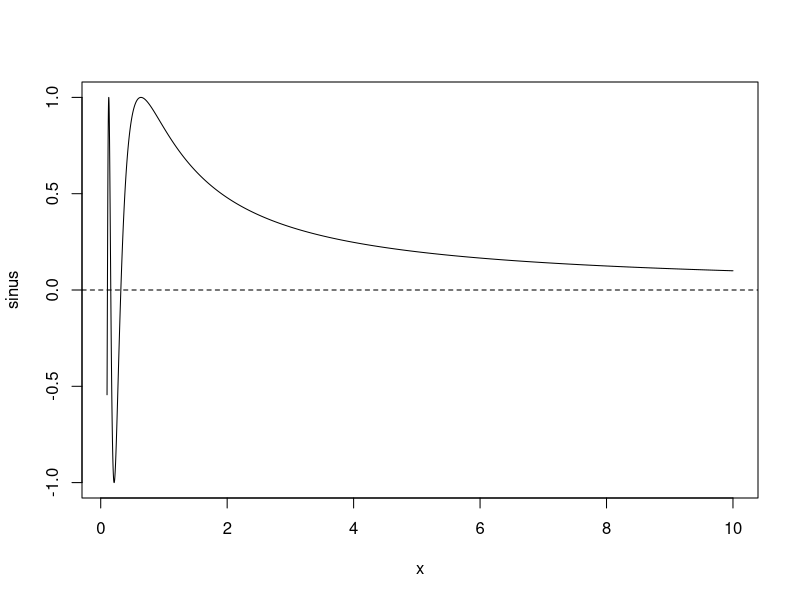
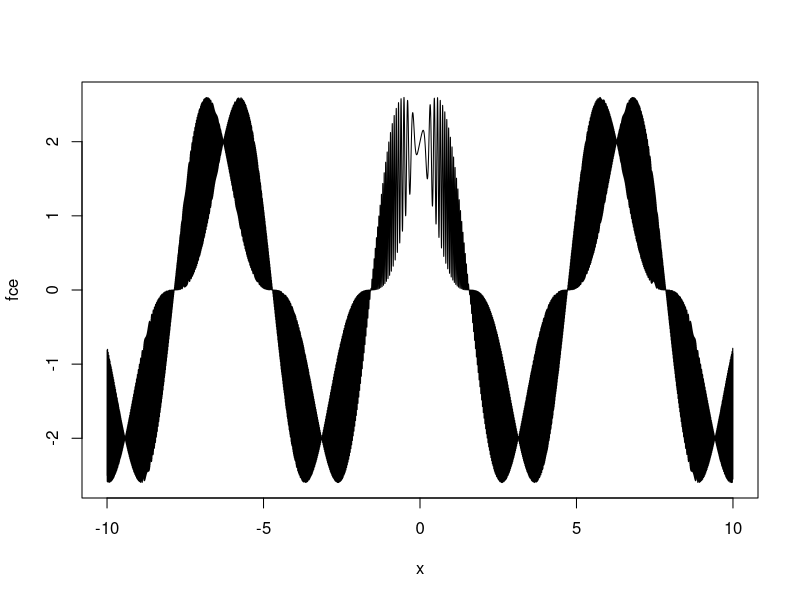
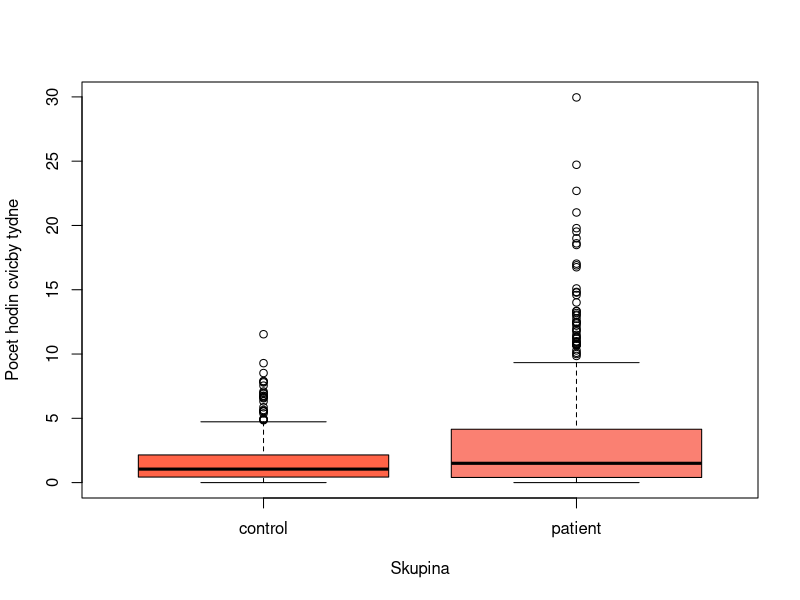
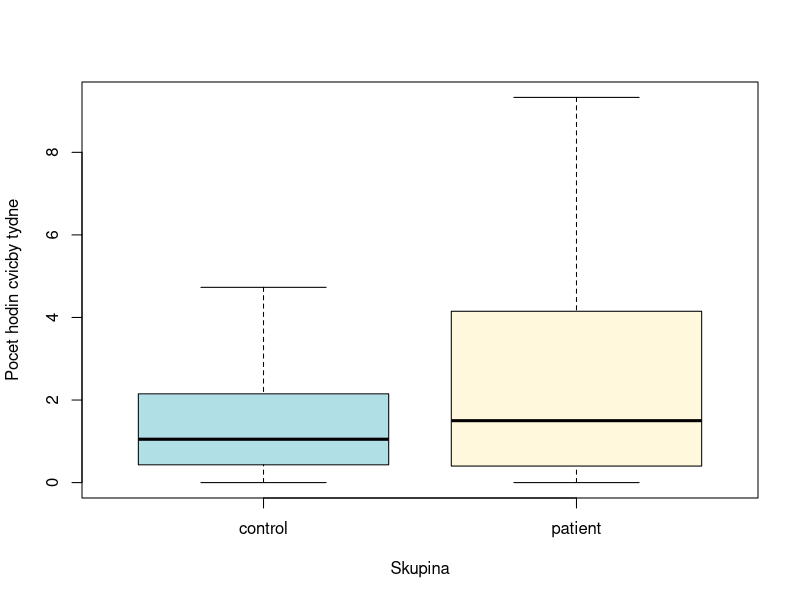

Generate these figures, in order, with R:
############################################# Priklad 1.1 ############################################################################

#Vypoctete funkci:
sqrt(log(3*sin(sqrt(cos(exp(-1)))), base = 3))

#Vypoctete dalsi funkci:
choose(max(c(10,min(c(10, abs(-25))))),   3)

#Dale vykreslete funkce:
#f(x) = sin(1/x);   x ∈ <0.1, 10>
sekvence1 <- seq(from = 0.1, to = 10, by = 0.0001)
plot(sekvence1, sin(1/sekvence1), type = 'l', xlab = 'x', ylab = 'sinus') +
    abline(a = 0, b = 0, lty = 2)

#f(x) = 2cos(x) + sin(2x)*cos(60x^2);   x ∈ <-10, 10>
sekvence2 <- seq(from = -10, to = 10, by = 0.001)
plot(sekvence2, 2*cos(sekvence2) + sin(2*sekvence2)*cos(60*sekvence2^2), type = 'l', xlab = 'x', ylab = 'fce')


############################################# Priklad 1.2 ############################################################################
X <- c(1,1,2,2,2,3,3,1,1,2,2,2,3,3,1,1,2,2,2,3,3,1,1,2,2,2,3,3,5)

#Veskere sude prvky vektoru X umocnete na druhou a odectete od nich 1.
X[X %% 2 == 0] <- X[X %% 2 == 0]^2 - 1          #Mozna trochu krkolomne reseni

#Nasledne vsechny prvky vektoru X celociselne delitelne tremi vydelte tremi.
X[X %% 3 == 0] <- X[X %% 3 == 0]/3

#Z nove vytvoreneho vektoru vypocitejte soucet a median prvku vektoru.
paste('Prumer je', round(mean(X), 4), 'a median je', median(X))

############################################# Priklad 1.3 ############################################################################
library(car)
#Prozkoumejte data a dokumentaci:
View(Blackmore)
#Pruzkum toho, jak pravidelne cvici nactilete divky, ktere byly hospitalizovany pro poruchu prijmu stravy. 
#id subjektu, vek, holik hodin tyne cvici a mezi jakou skupinu zkoumanych subjektu se radi.

#Spocitejte pocet duplicitnich hodnot pro kazdy sloupec tohoto datoveho souboru
duplikaty <- data.frame(sloupec = character() , pocet_duplikatu = numeric(), stringsAsFactors = F)

for (i in 1:ncol(Blackmore)) {
    duplikaty[i, 1] <- as.character(colnames(Blackmore)[i])
    duplikaty[i, 2] <- sum(duplicated(Blackmore[,i]))
}
duplikaty

#Vypocitejte prumerny pocet hodin venovanych cviceni behem jednoho tydne pouze pro subjekty do 35 let patrici do skupiny pacient.
mean(Blackmore$exercise[Blackmore$age > 35 & Blackmore$group == 'patient'])
sum(Blackmore$age > 35) #Pocet subjektu starsich 35 let je v data framu 0, proto prumer vyse vyplivne NA result.

#Vypocitejte maximalni a minimalni pocet hodin venovanych cviceni behem jednoho tydne zvlast pro skupinu control a skupinu patient.
#Existuje milion zpusobu, jak na to. Misto prostych max() a min() funkci jsem se naucil toto celkem zajimave a sympaticke reseni.
cvicba <- cbind(aggregate(Blackmore$exercise, list(Blackmore$group), max),
                aggregate(Blackmore$exercise, list(Blackmore$group), min)[2])
names(cvicba) <- c('Skupina', 'Nejvyssi cvicba', 'Nejnizsi cvicba')
cvicba

#Zkonstruujte krabickovy graf poctu hodin venovanych cviceni behem jednoho tydne zvlast pro skupiny control a patient.
boxplot(Blackmore$exercise ~ Blackmore$group, xlab = 'Skupina', ylab = 'Pocet hodin cvicby tydne', 
        col = c('tomato', 'salmon'))
#pripadne pokud chceme videt pouze krabice a vousy, bez outlieru:
boxplot(Blackmore$exercise ~ Blackmore$group, xlab = 'Skupina', ylab = 'Pocet hodin cvicby tydne',
        outline = F,
        col = c('powderblue', 'cornsilk'))

############################################### Priklad 1.4 ####################################################
#Vytvorte list obsahujici dva prvky - Spolecnost 1 a Spolecnost 2.

novylist <- list(c('Spolecnost 1', 'Spolecnost 2'))

novylist['Spolecnost 1'] <- list(c('Jméno společnosti:' = 'Firma 1', 
                                 'Forma:' = 'Akciovka',
                                 'Počet zaměstnanců:' = 666,
                                 'Tuzemská firma:' = T))
novylist['Spolecnost 2'] <- list(c('Jméno společnosti:' = 'Firma 2', 
                                   'Forma:' = 'Akciovka',
                                   'Počet zaměstnanců:' = 871,
                                   'Tuzemská firma:' = F))

#Pridejte k obema spolecnostem udaj o pruměrnem veku: X ~ N(mi = 28, rozptyl = 16)
#Dost jsem zapasil uz jen se samotnym pridavanim prvku (hlavne pri snaze pouzit funkci append() - marne). 
#Neprisel jsem na to, jak pridat stejnou hodnotu obema listum naraz.

novylist[['Spolecnost 1']] <- c(novylist[['Spolecnost 1']], 'Průměrný věk' = round(rnorm(n = 1, mean = 28, sd = 4), 2))
novylist[['Spolecnost 2']] <- c(novylist[['Spolecnost 2']], 'Průměrný věk' = round(rnorm(n = 1, mean = 28, sd = 4), 2))
novylist            

#Rozdíl mezi vektorem a listem:
#Vektor = jednoduchy, vsechny prvky musi byt stejneho typu
#List = Rozsahlejsi, v podstate obsahuje libovolne mnozstvi vektoru, kdy kazdy vektor muze byt jineho typu.

################################################ Priklad 1.5 #########################################################
#Vytvorte algoritmus, ktery usporada libovolne zadany vektor.
vek <- c(6,5,3,1,8,7,2,4,15,45,12,121,84,1,3,7,17)

seradit <- function(x) {
provizor <- numeric()
for (i in length(x):2) {
    a <- 1
    while(a < i) {
        
        if (x[a] > x[a+1]) {
            provizor <- x[a]
            x[a] <- x[a+1]
            x[a+1] <- provizor
        } 
        a <- a + 1 
    }
}
print(x)    
}
seradit(vek)

################################################ Priklad 1.6 ###########################################################
#Vytvorte algoritmus, ktery nalezne nejvetsi spolecny delitel dvou libovolne zadanych cisel 
#Pouziti Euklidova algoritmu
delitel <- function(a, b) {
    if (a == b) {
        return(paste('Cisla jsou stejna, jejich nejvyssi spolecny delitel je', a))
    }
    prvni <- numeric()
    druhe <- numeric()
    pomocne <- numeric()
    
    if (a > b) {
        prvni <- a
        druhe <- b
    } else if (b > a) {
        prvni <- b
        druhe <- a
    } 
while (prvni %% druhe != 0) {
    pomocne <- prvni %% druhe
    prvni <- druhe
    druhe <- pomocne
}
    return(paste('Nejvyssi spolecny delitel cisel', a, 'a', b, 'je', druhe))
}
delitel(500,20)

############################################### Priklad 1.7 ############################################################
#Vytvorte funkci, ktera nalezne z libovolne zadaneho vektoru m-te nejnizsi cislo.
#Zde jsem vyuzil uz vyse vytvorenou funkci serazovaciho algoritmu, kdy uz staci jenom zvolit poradi daneho prvku ve vektoru.
hledacek <- function(vektor, poradi) {
    x <- vektor
    provizor <- numeric()
    
    for (i in length(x):2) {
        a <- 1
        while(a < i) {
            
            if (x[a] > x[a+1]) {
                provizor <- x[a]
                x[a] <- x[a+1]
                x[a+1] <- provizor
            } 
            a <- a + 1 
        }
    }
    return(paste(poradi, '. nejnizsi hodnota je: ', x[poradi], sep = ''))
}
hledacek(X, 5)

############################################### Priklad 1.8 ###########################################################
#Vytvorte funkci, která dokaze najit reseni libovolne kvadraticke rovnice. Pevne definujte vstup.
kvadraticka_rce <- function(acko, becko, cecko) {
x <- numeric()
x1 <- numeric()
x2 <- numeric()
diskriminant <- becko^2 - 4*acko*cecko

if (diskriminant == 0) {
    x <- (-becko)/2*acko
    return(paste('Rovnice má jedno řešení:', x))
} else if (diskriminant > 0){
    x1 <- round(((-becko) + sqrt(diskriminant))/(2*acko), 4)
    x2 <- round(((-becko) - sqrt(diskriminant))/(2*acko), 4)
    
    return(paste('Rovnice má dvě řešení:', x1, 'a', x2 ))
} else if (diskriminant < 0) {
    return(paste('Rovnice nemá v oboru reálných čísel řešení.'))
}
}

kvadraticka_rce(2, 9, 5)


############################################# Priklad 2.1 #############################################################
#Za pomoci metody inverzni transformace vytvorte generator nahodne veliciny z daneho rozdeleni.

hustota <- function(cislo, acko, becko) {
    1/(cislo*((log(base = exp(1), x = becko )) - log(x = acko, base = exp(1))))
}

distro <- function(cislo, acko, becko) {
    
    
    
}

hustota(0.5,4,3)
